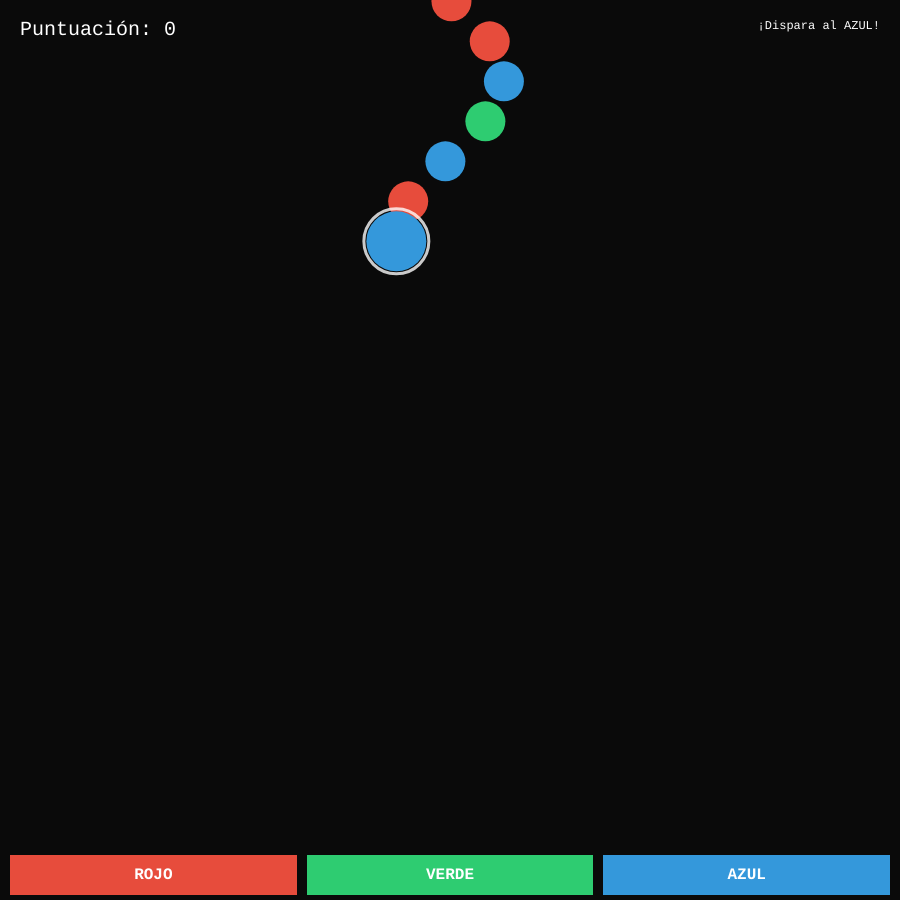
Frame 1 (no input)
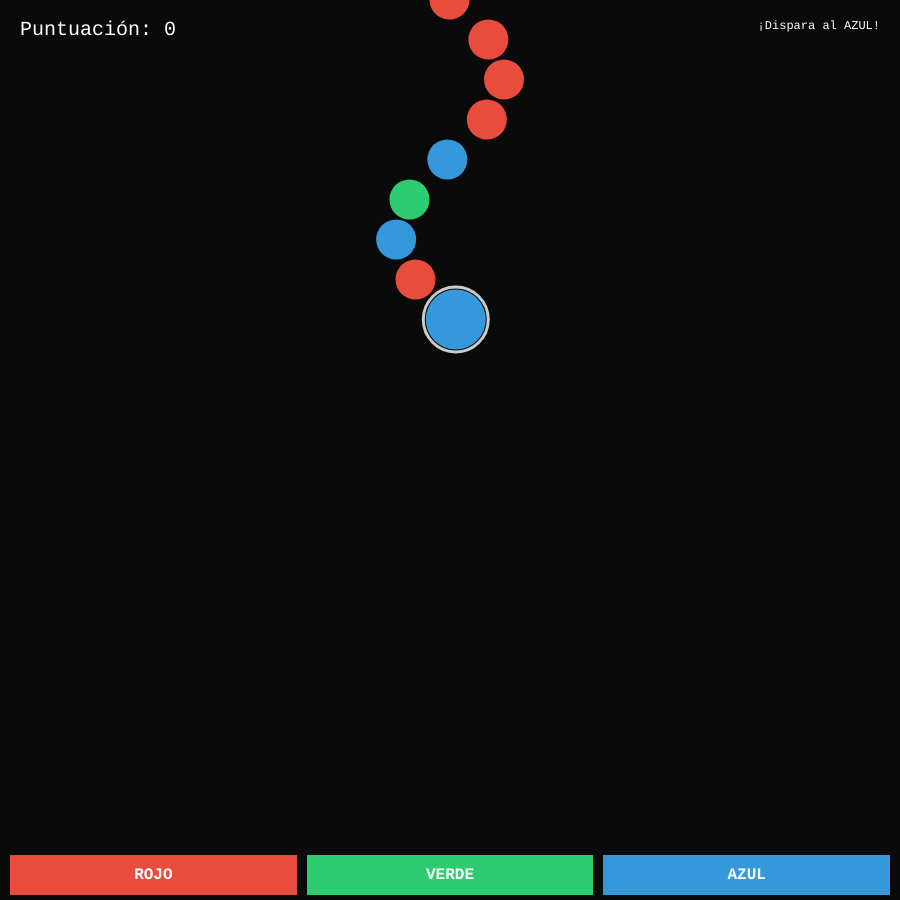
Frame 60 (no input)
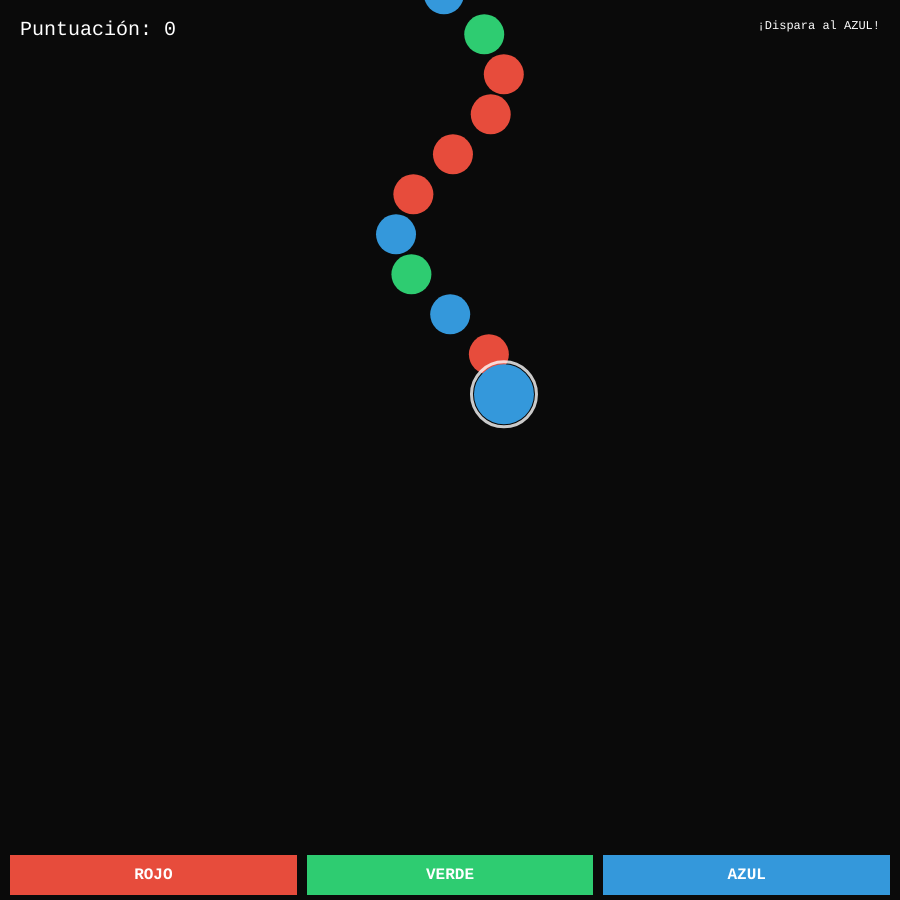
Frame 120 (the mouse pressed at the canvas centre since frame 60)

The p5.js sketch that drew these frames (run headless with seeded random() and noise() and a simulated clock; from frame 60 on, the mouse is pressed at the canvas centre):

// p5.js sketch
// ── sketch.js
function setup() {
  const s = min(windowWidth, windowHeight) * 0.9;
  canvas = createCanvas(s, s);
  // Centrar el canvas manualmente
  const x = (windowWidth - s) / 2;
  const y = (windowHeight - s) / 2;
  canvas.position(x, y);
  textFont("monospace");
  createColorButtons();
  createRestartButton();
  // Iniciar juego directamente
  startGame();
}
/**
 * Inicia o reinicia el juego
 */
function startGame() {
  gameState = "PLAYING";
  score = 0;
  balls = [];
  pathProgress = 0;

  // Crear bolas infinitas para llenar toda la pantalla y más allá
  const screenLength = height + 200; // Pantalla completa + extra por arriba
  const numBalls = ceil(screenLength / ballSpacing); // Calcular cuántas caben

  for (let i = 0; i < numBalls; i++) {
    balls.push({
      colorIndex: floor(random(COLOR_CONFIG.length)),
      distanceFromFront: i * ballSpacing,
    });
  }

  // Colocar el frente tras unas pocas bolas para que varias sean visibles
  pathProgress = ballSpacing * 6; // muestra ~6 bolas al inicio

  // Mostrar botones de juego y ocultar botón de reinicio
  showButtons();
  restartButton.hide();
}

function windowResized() {
  const s = min(windowWidth, windowHeight) * 0.9;
  resizeCanvas(s, s);

  // Recentrar el canvas
  const x = (windowWidth - s) / 2;
  const y = (windowHeight - s) / 2;
  canvas.position(x, y);

  // Reposicionar los botones
  repositionButtons();
  repositionRestartButton();

  redraw();
}

/**
 * Juego base: bolas de 3 colores que caen
 * y se "disparan" con 3 botones.
 *
 * La idea es que más adelante el input (botones)
 * se pueda cambiar por micrófono, cámara, etc.
 */

const COLOR_CONFIG = [
  { name: "ROJO", fill: "#e74c3c" },
  { name: "VERDE", fill: "#2ecc71" },
  { name: "AZUL", fill: "#3498db" },
];

let balls = []; // Array de bolas en orden (la primera es la que va adelante)

let score = 0;

let buttonHeight = 40;
let buttonMargin = 10;

let buttons = [];
let restartButton; // Botón de reinicio para pantalla de game over
let canvas; // Referencia al canvas para reposicionarlo

// Estados del juego
let gameState = "PLAYING"; // Zen mode: siempre jugando

// Parámetros del camino
let ballRadius = 20;
let ballSpacing = ballRadius * 2; // Espaciado deseado equivalente al diámetro
let pathProgress = 0; // Progreso del camino
// Velocidad variable continua (sin zonas discretas)
let pathSpeed = 0.5; // valor actual calculado cada frame
const SPEED_FAST = 1.4; // velocidad máxima (parte superior)
const SPEED_SLOW = 0.25; // velocidad mínima (parte inferior)
// Curvatura controla cuán rápido cae la velocidad (1 = lineal, >1 más acelerada, <1 más suave)
const SPEED_CURVE = 1.6;

function smoothstep(edge0, edge1, x) {
  const t = constrain((x - edge0) / (edge1 - edge0), 0, 1);
  return t * t * (3 - 2 * t);
}

function computePathSpeed(frontY) {
  // Normalizar 0 (arriba) .. 1 (abajo)
  let p = constrain(frontY / height, 0, 1);
  // Aplicar curva (potencia) para moldear la desaceleración
  p = pow(p, SPEED_CURVE);
  // Aplicar suavizado extra para evitar cambios bruscos cerca del top/bottom
  const eased = smoothstep(0, 1, p);
  // Interpolar inversamente (arriba rápido, abajo lento)
  return lerp(SPEED_FAST, SPEED_SLOW, eased);
}

/**
 * Calcula la posición (x, y) en el camino según la distancia recorrida
 */
function getPathPosition(distance) {
  const t = distance / 100; // Escala para el camino
  // Amplitud reducida para evitar grandes saltos laterales que deforman el espaciado
  const amplitude = width * 0.06; // antes 0.3
  const x = width / 2 + sin(t * 2) * amplitude;
  const y = distance;
  return { x, y };
}

/**
 * Distancia directa entre dos puntos del camino
 */
function getPathDistance(dist1, dist2) {
  const pos1 = getPathPosition(dist1);
  const pos2 = getPathPosition(dist2);
  return dist(pos1.x, pos1.y, pos2.x, pos2.y);
}

/**
 * Encuentra la siguiente distancia de centro manteniendo las bolas pegadas
 */
function findNextDistance(previousDistance) {
  return previousDistance + ballSpacing;
}

/**
 * Muestra la pantalla de inicio
 */
function drawStartScreen() {
  fill(255);
  textAlign(CENTER, CENTER);

  textSize(50);
  text("BALL ATTACK", width / 2, height / 2 - 100);

  textSize(20);
  text("Dispara a la primera bola", width / 2, height / 2 - 20);
  text("del color correcto", width / 2, height / 2 + 10);

  // Instrucciones para empezar
  textSize(30);
  fill(100, 200, 100);
  text("Presiona 1, 2 o 3 para JUGAR", width / 2, height / 2 + 90);

  // Instrucciones
  textSize(14);
  fill(200);
  text("Usa los botones o teclas para disparar", width / 2, height - 80);

  // Mostrar colores con teclas
  const colorY = height - 40;
  const colorSpacing = 80;
  const startX = width / 2 - colorSpacing;

  for (let i = 0; i < COLOR_CONFIG.length; i++) {
    fill(COLOR_CONFIG[i].fill);
    circle(startX + i * colorSpacing, colorY, 30);
    fill(255);
    textSize(12);
    text(
      `${i + 1} - ${COLOR_CONFIG[i].name}`,
      startX + i * colorSpacing,
      colorY + 25
    );
  }
}

/**
 * Crea los 3 botones (uno por color).
 * Más adelante se puede sustituir esto por otros inputs.
 */
function createColorButtons() {
  const totalWidth = width;
  const buttonWidth =
    (totalWidth - (COLOR_CONFIG.length + 1) * buttonMargin) /
    COLOR_CONFIG.length;
  const canvasX = (windowWidth - width) / 2;
  const canvasY = (windowHeight - height) / 2;
  const y = canvasY + height - buttonHeight - buttonMargin / 2;

  for (let i = 0; i < COLOR_CONFIG.length; i++) {
    const cfg = COLOR_CONFIG[i];
    const x = canvasX + buttonMargin + i * (buttonWidth + buttonMargin);

    const btn = createButton(cfg.name);
    btn.position(x, y);
    btn.size(buttonWidth, buttonHeight);
    btn.style("font-family", "monospace");
    btn.style("font-weight", "bold");
    btn.style("border", "none");
    btn.style("cursor", "pointer");
    btn.style("background", cfg.fill);
    btn.style("color", "white");
    btn.style("font-size", "16px");
    btn.style("touch-action", "manipulation");

    // IMPORTANTE: aquí conectamos el botón con la lógica del juego
    btn.mousePressed(() => {
      shootWithColor(i);
    });

    buttons.push(btn);
  }
}

/**
 * Reposiciona los botones cuando cambia el tamaño de la ventana
 */
function repositionButtons() {
  const totalWidth = width;
  const buttonWidth =
    (totalWidth - (COLOR_CONFIG.length + 1) * buttonMargin) /
    COLOR_CONFIG.length;
  const canvasX = (windowWidth - width) / 2;
  const canvasY = (windowHeight - height) / 2;
  const y = canvasY + height - buttonHeight - buttonMargin / 2;

  for (let i = 0; i < buttons.length; i++) {
    const x = canvasX + buttonMargin + i * (buttonWidth + buttonMargin);
    buttons[i].position(x, y);
    buttons[i].size(buttonWidth, buttonHeight);
  }
}

/**
 * Crea el botón de reinicio para la pantalla de game over
 */
function createRestartButton() {
  const buttonWidth = 200;
  const buttonHeight = 50;
  const canvasX = (windowWidth - width) / 2;
  const canvasY = (windowHeight - height) / 2;
  const x = canvasX + width / 2 - buttonWidth / 2;
  const y = canvasY + height / 2 + 100;

  restartButton = createButton("REINICIAR");
  restartButton.position(x, y);
  restartButton.size(buttonWidth, buttonHeight);
  restartButton.style("font-family", "monospace");
  restartButton.style("font-weight", "bold");
  restartButton.style("border", "none");
  restartButton.style("cursor", "pointer");
  restartButton.style("background", "#4caf50");
  restartButton.style("color", "white");
  restartButton.style("font-size", "20px");
  restartButton.style("border-radius", "8px");
  restartButton.style("touch-action", "manipulation");

  restartButton.mousePressed(() => {
    showButtons();
    startGame();
  });

  restartButton.hide();
}

/**
 * Reposiciona el botón de reinicio cuando cambia el tamaño de la ventana
 */
function repositionRestartButton() {
  const buttonWidth = 200;
  const buttonHeight = 50;
  const canvasX = (windowWidth - width) / 2;
  const canvasY = (windowHeight - height) / 2;
  const x = canvasX + width / 2 - buttonWidth / 2;
  const y = canvasY + height / 2 + 100;

  restartButton.position(x, y);
  restartButton.size(buttonWidth, buttonHeight);
}

/**
 * Oculta los botones de color
 */
function hideButtons() {
  for (let btn of buttons) {
    btn.hide();
  }
}

/**
 * Muestra los botones de color
 */
function showButtons() {
  for (let btn of buttons) {
    btn.show();
  }
}

function mousePressed() {
  // Modo GAMEOVER reinicia vía teclado (R), no usamos click
}

function draw() {
  background(10);

  // Si ya estamos en GAMEOVER mostrar mensaje y salir
  if (gameState === "GAMEOVER") {
    drawGameOver();
    return;
  }

  drawHud();

  // Calcular velocidad y verificar condición de derrota
  if (balls.length > 0) {
    const frontY = pathProgress - balls[0].distanceFromFront; // y de la cabeza
    if (frontY >= height - ballRadius * 1.2) {
      gameState = "GAMEOVER";
      hideButtons();
      drawGameOver();
      return;
    }
    pathSpeed = computePathSpeed(frontY);
  }

  pathProgress += pathSpeed;
  updateAndDrawBalls();
  checkBallsAtEnd();
}

/**
 * Dibuja puntuación, vidas, etc.
 */
function drawHud() {
  noStroke();
  fill(255);
  textSize(20);
  textAlign(LEFT, TOP);
  text(`Puntuación: ${score}`, 20, 20);

  textAlign(RIGHT, TOP);
  textSize(12);
  if (balls.length > 0) {
    const frontColor = COLOR_CONFIG[balls[0].colorIndex].name;
    text(`¡Dispara al ${frontColor}!`, width - 20, 20);
  }
}

/**
 * Dibuja mensaje de GAME OVER.
 */
function drawGameOver() {
  fill(255, 60, 60);
  textAlign(CENTER, CENTER);
  textSize(50);
  text("GAME OVER", width / 2, height / 2 - 60);

  textSize(25);
  fill(255);
  text(`Puntuación final: ${score}`, width / 2, height / 2);

  // Mostrar el botón de reinicio
  restartButton.show();
}

/**
 * Añade una nueva bola al final de la serpiente
 * Ajusta el espaciado para mantener distancia constante considerando la curvatura
 */
function addNewBall() {
  const lastBall = balls[balls.length - 1];

  if (!lastBall) {
    // Primera bola
    balls.push({
      colorIndex: floor(random(COLOR_CONFIG.length)),
      distanceFromFront: 0,
    });
    return;
  }

  balls.push({
    colorIndex: floor(random(COLOR_CONFIG.length)),
    distanceFromFront: findNextDistance(lastBall.distanceFromFront),
  });
}

/**
 * Actualiza y dibuja todas las bolas siguiendo el camino
 * Las dibuja en orden inverso para que la primera quede encima
 */
function updateAndDrawBalls() {
  // Dibujar de atrás hacia adelante para que la primera quede encima
  for (let i = balls.length - 1; i >= 0; i--) {
    const ball = balls[i];

    // Calcular posición en el camino
    const distance = pathProgress - ball.distanceFromFront;
    const pos = getPathPosition(distance);

    // La primera bola es más grande
    const currentRadius = i === 0 ? ballRadius * 1.5 : ballRadius;

    // Dibujar la bola
    noStroke();
    fill(COLOR_CONFIG[ball.colorIndex].fill);
    circle(pos.x, pos.y, currentRadius * 2);

    // Dibujar un pequeño indicador en la primera bola
    if (i === 0) {
      stroke(255, 200);
      strokeWeight(3);
      noFill();
      circle(pos.x, pos.y, currentRadius * 2 + 5);
    }
  }
}

/**
 * Comprueba si la primera bola llegó al final y la recicla (juego infinito)
 */
function checkBallsAtEnd() {
  if (balls.length === 0) return;

  const frontBall = balls[0];
  const distance = pathProgress - frontBall.distanceFromFront;

  if (distance > height + ballRadius * 2) {
    // La primera bola llegó al final: reciclarla al final de la serpiente
    const removedBall = balls.shift();

    // Añadirla al final usando el algoritmo de espaciado
    const lastBall = balls[balls.length - 1];
    if (!lastBall) return;

    removedBall.distanceFromFront = findNextDistance(
      lastBall.distanceFromFront
    );
    removedBall.colorIndex = floor(random(COLOR_CONFIG.length));

    balls.push(removedBall);
  }
}

/**
 * Lógica de disparo con un color concreto.
 *  - colorIndex: 0 = rojo, 1 = verde, 2 = azul
 */
function shootWithColor(colorIndex) {
  if (balls.length === 0) return;

  const frontBall = balls[0];
  const lastBall = balls[balls.length - 1];

  if (frontBall.colorIndex === colorIndex) {
    // Acierto: eliminar frente y sumar
    balls.shift();
    score += 5;
  } else {
    // Fallo zen: leve penalización
    score = max(0, score - 1);
  }

  // Añadir una nueva bola al final para mantener longitud
  const newBall = {
    colorIndex: floor(random(COLOR_CONFIG.length)),
    distanceFromFront: lastBall
      ? findNextDistance(lastBall.distanceFromFront)
      : 0,
  };
  balls.push(newBall);
}

/**
 * EXTRA: también se puede jugar con el teclado.
 * 1 = ROJO, 2 = VERDE, 3 = AZUL
 */
function keyPressed() {
  if (gameState === "GAMEOVER" && (key === "r" || key === "R")) {
    showButtons();
    startGame();
    return;
  }
  if (gameState !== "PLAYING") return;
  if (key === "1") shootWithColor(0);
  if (key === "2") shootWithColor(1);
  if (key === "3") shootWithColor(2);
}

// ── style.css
/* Minimal back button in top-left corner */
.back-btn {
  position: absolute;
  top: 16px;
  left: 16px;
  z-index: 10;
  text-decoration: none;
}
.back-btn svg {
  display: block;
  fill: none;
  stroke: #ffd700;
  transition: stroke 0.2s;
}
.back-btn:hover svg {
  stroke: #ffa500;
}

html,
body {
  margin: 0;
  padding: 0;
  height: 100vh;
  background: #0f0f23;
  overflow: hidden;
}

canvas {
  display: block;
  border: 3px solid #333;
  border-radius: 1em;
}
